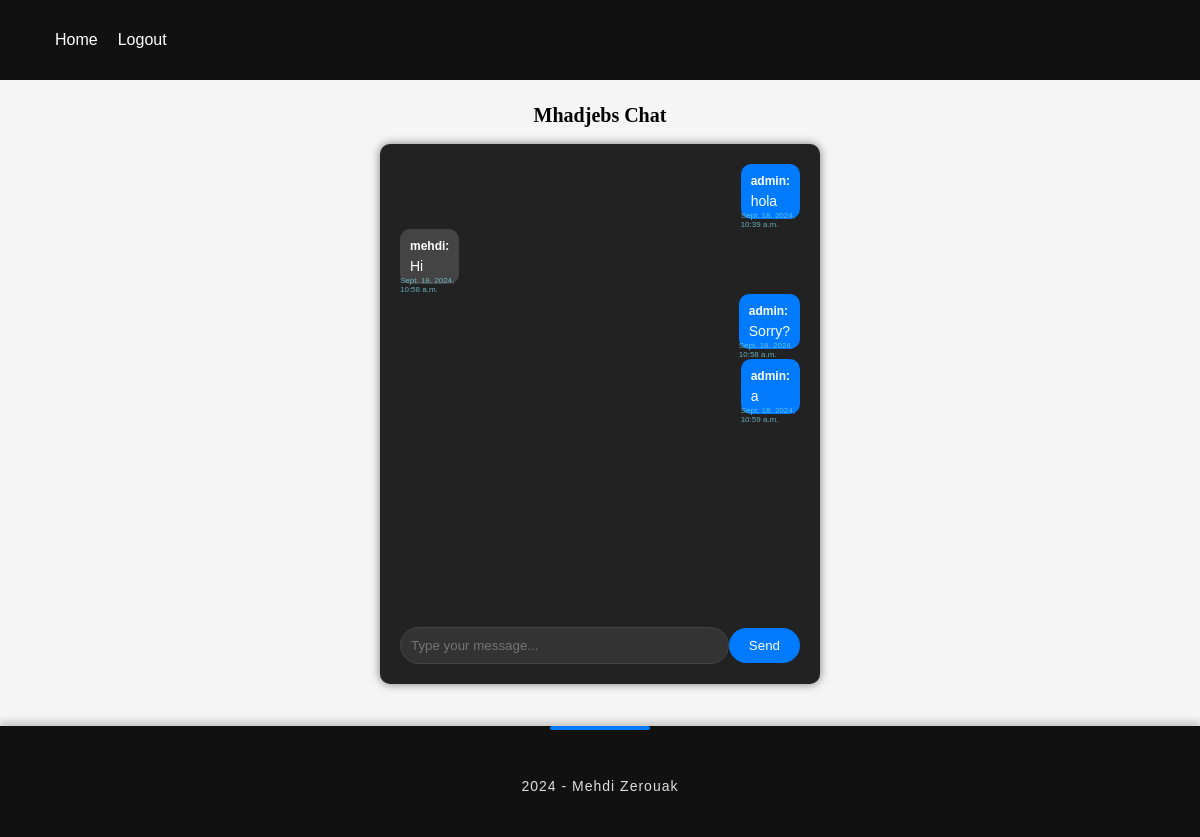
The app's page /room/Mhadjebs/ (signed in) with its own data.
### chat/models.py (models this page shows, shortened)
class ChatRoom(models.Model):
    name = models.CharField(max_length=70, unique=True)
    description = models.CharField(max_length=350)
    date_added = models.DateTimeField(auto_now_add=True)

class ChatRoomMessage(models.Model):
    room = models.ForeignKey(ChatRoom, on_delete=models.CASCADE)
    sender = models.ForeignKey(User, on_delete=models.CASCADE)
    content = models.TextField()
    date_added = models.DateTimeField(auto_now_add=True)

### chat/views.py (the view)
# urls.py: path('room/<str:room_name>/' , public_chat_room, name='public-chat-room'),
@login_required
def public_chat_room(request, room_name):
    room = ChatRoom.objects.get(name=room_name)
    messages = ChatRoomMessage.objects.filter(room=room).order_by('-date_added')[:10][::-1]
    context = {'room':room, 'messages':messages}
    return render(request, 'chat/public_chat_room.html', context)

### chat/templates/chat/public_chat_room.html (shortened to what this page needs)
{% extends 'chat/base.html' %}
{% block content %}
<div class="chat-page">
    <h1 style="font-size: 20px; margin: 2px;"> {{room.name}} Chat </h1>
    <div class="chat-container">
        <div class="chat-box" id="box">
            {% for message in messages %}
                {% if message.sender == user %}
                <div class="message my-message">
                    <strong>{{message.sender.username}}:</strong>
                    <p>{{message.content}}</p>
                    <span class="time">{{message.date_added}}</span>
                </div>
                {% else %}
                <div class="message other-message">
                    <strong>{{message.sender.username}}:</strong>
                    <p>{{message.content}}</p>
                    <span class="time">{{message.date_added}}</span>
                </div>
                {% endif %}
            {% endfor %}
        </div>
        <div class="message-input">
                <input type="text" name="message" placeholder="Type your message..." required id="input-text">
                <button type="submit" id="submit-btn">Send</button>
        </div>
    </div>
</div>
{% endblock %}

### chat/templates/chat/base.html (shortened to what this page needs)
{% load static %}
<!DOCTYPE html>
<html lang="en">
<head>
    <link rel="stylesheet" href="{% static 'css/styles.css' %}"> </head>
</head>
<body>
    <nav class="navbar">
        <ul class="nav-links">
            {% if user.is_authenticated %}
            <li><a href="{% url 'home' %}">Home</a></li>
            <li>
                <form method="POST" action="{% url 'logout' %}" class="logout-form">
                    <button type="submit" class="logout-btn">Logout</button>
                </form>
            </li>
            {% else %}
            <li><a href="{% url 'login' %}">Login</a></li>
            <li><a href="{% url 'register' %}">Register</a></li>
            {% endif %}
        </ul>
    </nav>
    <main class="main-content">
        {% block content %}
        {% endblock %}
    </main>
    <footer class="footer">
        <p>2024 - Mehdi Zerouak</p>
    </footer>
</body>
</html>

### static/css/styles.css (style rules this page uses)
body { padding: 0; margin: 0; display: flex; flex-direction: column; min-height: 100vh; background-color: #f5f5f5; }
.navbar { display: flex; justify-content: space-between; align-items: center; background-color: #111; padding: 15px; font-family: 'Poppins', sans-serif; }
.nav-links { list-style: none; display: flex; gap: 20px; }
.nav-links a { color: #fff; text-decoration: none; transition: color 0.3s ease; }
.logout-form { display: inline; }
.logout-btn { background: none; border: none; color: #fff; font-size: inherit; cursor: pointer; text-decoration: none; padding: 0; transition: color 0.3s ease; }
.main-content { flex: 1; padding: 20px; }
.footer { background-color: #111; color: #fff; text-align: center; padding: 40px 0; font-family: 'Poppins', sans-serif; box-shadow: 0 -4px 8px rgba(0, 0, 0, 0.2); position: relative; margin-top: 20px; }
.footer p { margin: 0; font-size: 16px; line-height: 1.5; }
.footer::before { content: ''; position: absolute; top: 0; left: 50%; transform: translateX(-50%); width: 100px; height: 4px; background-color: #007bff; border-radius: 5px; }
.footer p { font-size: 14px; color: #ddd; margin-top: 10px; letter-spacing: 1px; }
body { background-color: #f5f5f5; }
.chat-container { display: flex; flex-direction: column; justify-content: space-between; align-items: center; width: 400px; height: 500px; margin: 0 auto; background-color: #222; border-radius: 10px; padding: 20px; box-shadow: 0px 0px 10px rgba(0, 0, 0, 0.5); position: relative; }
.chat-box { width: 100%; height: 400px; overflow-y: auto; display: flex; flex-direction: column; gap: 10px; }
.message { padding: 10px; border-radius: 10px; font-family: 'Poppins', sans-serif; max-width: 70%; word-wrap: break-word; position: relative; font-size: 14px; }
.my-message { align-self: flex-end; background-color: #007bff; color: white; }
.other-message { align-self: flex-start; background-color: #444; color: white; }
.message p { margin: 5px 0 0 0; }
.time { font-size: 8px; color: #78d2e6c8; position: absolute; bottom: -10px; right: 5px; }
.message strong { font-size: 12px; display: block; margin-bottom: 3px; }
.message-input { width: 100%; display: flex; align-items: center; justify-content: space-between; }
.message-input input { width: 80%; padding: 10px; border: 1px solid #444; background-color: #333; color: white; border-radius: 20px; outline: none; font-family: 'Poppins', sans-serif; }
.message-input button { padding: 10px 20px; border: none; border-radius: 20px; background-color: #007bff; color: white; cursor: pointer; font-family: 'Poppins', sans-serif; }
.chat-page { display: flex; flex-direction: column; align-items: center; gap: 15px; margin: 2px; }

### records on screen
ChatRoom: name "Mhadjebs"
ChatRoomMessage: sender.username "admin", content "hola", date_added "Sept. 18, 2024, 10:39 a.m."
ChatRoomMessage: sender.username "mehdi", content "Hi", date_added "Sept. 18, 2024, 10:58 a.m."
ChatRoomMessage: sender.username "admin", content "Sorry?", date_added "Sept. 18, 2024, 10:58 a.m."
ChatRoomMessage: sender.username "admin", content "a", date_added "Sept. 18, 2024, 10:59 a.m."
